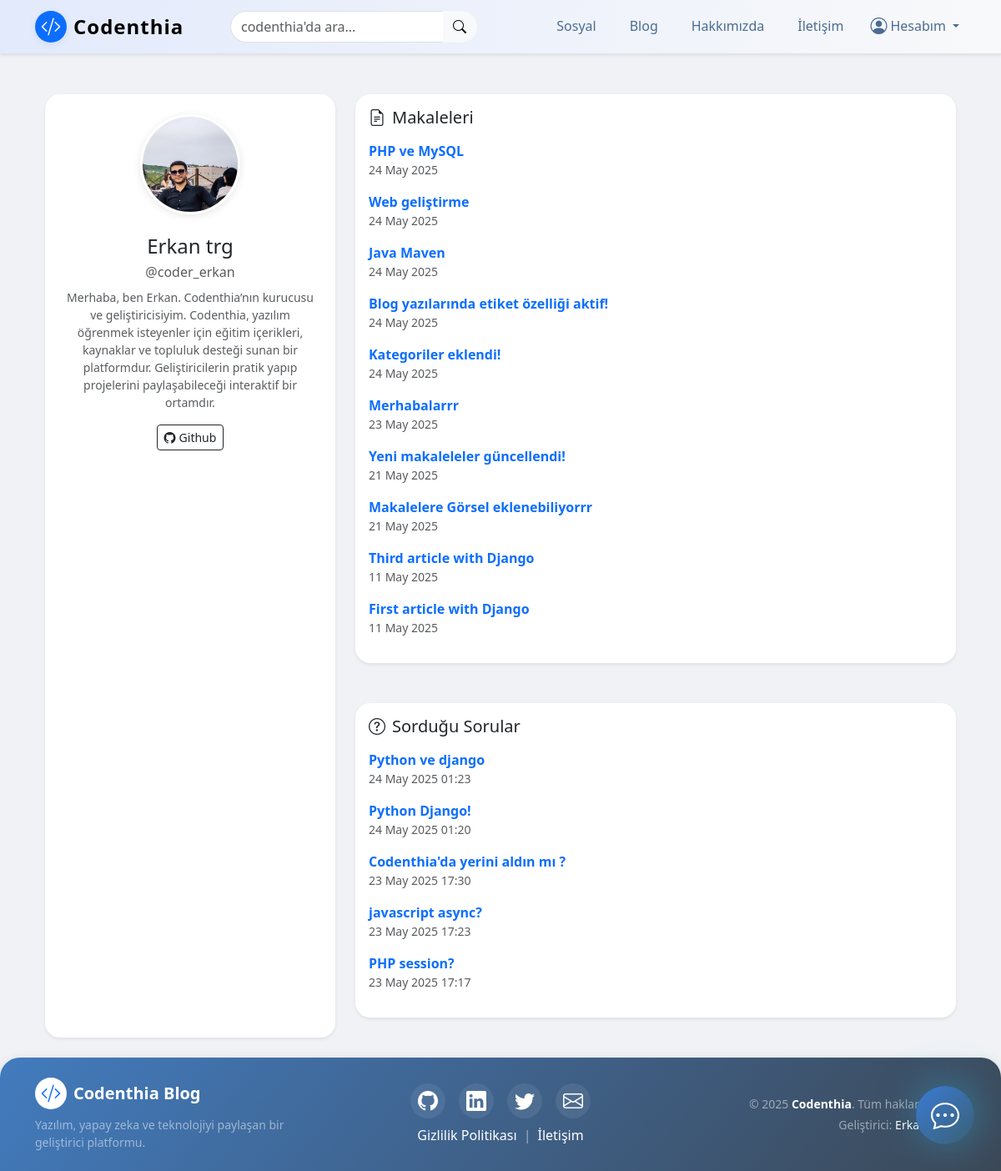
The page /user/coder_erkan/ on the database its author committed.
### user/models.py (models this page shows, shortened)
class Profile(models.Model):
    user = models.OneToOneField(User, on_delete=models.CASCADE )
    github = models.URLField(max_length=200, blank=True, null=True)
    image = models.ImageField(upload_to='profile_images/', null=True, blank=True, verbose_name='Profil Fotoğrafı')
    bio = models.TextField(max_length=300, blank=True, null=True, verbose_name='Biyografi')

### article/models.py (models this page shows, shortened)
class Article(models.Model):
    author = models.ForeignKey("auth.User", on_delete=models.CASCADE , verbose_name="Yazar")  # Bu alan, yazının yazarını (kullanıcıyı) temsil eder ve yazar silindiğinde yazıları da silinir
    title = models.CharField(max_length=50, verbose_name="Başlık") # Bu alan, yazının başlığını temsil eder ve maksimum 50 karakterlik bir metin alır
    content = RichTextField(verbose_name="İçerik") # Bu alan, yazının içeriğini temsil eder ve metin içerikleri için kullanılır
    created_date = models.DateTimeField(auto_now_add=True , verbose_name="Oluşturulma Tarihi") # Bu alan, yazının oluşturulma tarihini otomatik olarak ekler
    image = models.ImageField(upload_to='article_images/', null=True, blank=True)  # <-- yeni alan
    category = models.ForeignKey('Category', on_delete=models.SET_NULL, null=True, blank=True, related_name="articles", verbose_name="Kategori")
    tags = models.ManyToManyField('Tag', blank=True, related_name="articles", verbose_name="Etiketler")
    class Meta:
        ordering = ['-created_date'] # Bu kod, yazıları tarihe göre sıralar

class CommunityQuestion(models.Model):
    user = models.ForeignKey(get_user_model(), on_delete=models.CASCADE, verbose_name="Soran Kullanıcı", related_name="community_questions")
    title = models.CharField(max_length=200, verbose_name="Soru Başlığı")
    content = models.TextField(verbose_name="Soru İçeriği")
    image = models.ImageField(upload_to='community_images/', null=True, blank=True, verbose_name="Görsel")
    created_date = models.DateTimeField(auto_now_add=True)
    category = models.ForeignKey('Category', on_delete=models.SET_NULL, null=True, blank=True, related_name="community_questions", verbose_name="Kategori")
    tags = models.ManyToManyField('Tag', blank=True, related_name="community_questions", verbose_name="Etiketler")
    class Meta:
        ordering = ['-created_date']

### user/views.py (the view)
# urls.py: path('<str:username>/', views.public_profile, name="public_profile"),
def public_profile(request, username):
    user = get_object_or_404(User, username=username)
    profile = user.profile
    articles = Article.objects.filter(author=user).order_by('-created_date')
    questions = CommunityQuestion.objects.filter(user=user).order_by('-created_date')
    context = {
        'profile_user': user,
        'profile': profile,
        'articles': articles,
        'questions': questions,
    }
    return render(request, 'user/public_profile.html', context)

### templates/user/public_profile.html (shortened to what this page needs)
{% extends "layout.html" %} {% load static %} {% block title %}{{ profile_user.get_full_name|default:profile_user.username }} - Profil | Codenthia{% endblock %} {% block body %}
<div class="container py-4">
    <div class="row g-4">
        <div class="col-lg-4">
            <div class="card border-0 shadow-sm h-100">
                <div class="card-body p-4 text-center">
                    <div class="mb-3">
                        {% if profile.image %}
                        <img src="{{ profile.image.url }}" alt="{{ profile_user.username }}" class="rounded-circle mb-2" style="width: 120px; height: 120px; object-fit: cover; border: 3px solid #fff; box-shadow: 0 2px 10px rgba(0,0,0,0.1);"> {% else %}
                        <div class="rounded-circle bg-primary d-flex align-items-center justify-content-center mb-2" style="width: 120px; height: 120px; box-shadow: 0 2px 10px rgba(0,0,0,0.1);">
                            <i class="bi bi-person-fill text-white" style="font-size: 3rem;"></i>
                        </div>
                        {% endif %}
                    </div>
                    <h4 class="mb-1">{{ profile_user.get_full_name|default:profile_user.username }}</h4>
                    <p class="text-muted mb-2">@{{ profile_user.username }}</p>
                    {% if profile.bio %}
                    <p class="text-muted small mb-3">{{ profile.bio }}</p>
                    {% endif %} {% if profile.github %}
                    <a href="{{ profile.github }}" class="btn btn-outline-dark btn-sm mb-2" target="_blank"><i class="bi bi-github me-1"></i>Github</a> {% endif %}
                </div>
            </div>
        </div>
        <div class="col-lg-8">
            <div class="row g-4">
                <div class="col-12">
                    <div class="card border-0 shadow-sm mb-4">
                        <div class="card-body">
                            <h5 class="mb-3"><i class="bi bi-file-earmark-text me-2"></i>Makaleleri</h5>
                            {% if articles %} {% for article in articles %}
                            <div class="mb-3">
                                <a href="{% url 'article:detail' article.id %}" class="fw-bold text-decoration-none">{{ article.title }}</a>
                                <div class="text-muted small">{{ article.created_date|date:"d M Y" }}</div>
                            </div>
                            {% endfor %} {% else %}
                            <p class="text-muted">Henüz makalesi yok.</p>
                            {% endif %}
                        </div>
                    </div>
                </div>
                <div class="col-12">
                    <div class="card border-0 shadow-sm mb-4">
                        <div class="card-body">
                            <h5 class="mb-3"><i class="bi bi-question-circle me-2"></i>Sorduğu Sorular</h5>
                            {% if questions %} {% for q in questions %}
                            <div class="mb-3">
                                <a href="{% url 'article:soru_detay' q.id %}" class="fw-bold text-decoration-none">{{ q.title }}</a>
                                <div class="text-muted small">{{ q.created_date|date:"d M Y H:i" }}</div>
                            </div>
                            {% endfor %} {% else %}
                            <p class="text-muted">Henüz toplulukta soru sormamış.</p>
                            {% endif %}
                        </div>
                    </div>
                </div>
            </div>
        </div>
    </div>
</div>
{% endblock %}

### templates/layout.html (shortened to what this page needs)
<!doctype html> {% load static %}
<html lang="en">
<head>
    <link rel="stylesheet" href="{% static 'css/bootstrap.min.css' %}">
    <link rel="stylesheet" href="https://cdn.jsdelivr.net/npm/bootstrap-icons@1.11.3/font/bootstrap-icons.min.css">
    <link href="https://cdnjs.cloudflare.com/ajax/libs/font-awesome/6.0.0-beta3/css/all.min.css" rel="stylesheet">
    <link rel="stylesheet" href="https://cdn.ckeditor.com/ckeditor5/45.0.0/ckeditor5.css">
</head>
<body style="background-color: #F0F2F5; color: #212529;" class="d-flex flex-column min-vh-100">
    {% include "includes/navbar.html" %}
    <div class="container mt-4">
        {% block body %} {% endblock body %}
    </div>
    <footer class="footer mt-auto py-4 text-light" style="background: linear-gradient(129deg, #427bbe 0%, #3c4856 100%); box-shadow: 0 4px 15px rgba(0, 0, 0, 0.12); border-top-left-radius: 1.5rem; border-top-right-radius: 1.5rem;">
        <div class="container">
            <div class="row text-center text-md-start align-items-center">
                <div class="col-md-4 mb-3 mb-md-0 d-flex flex-column align-items-center align-items-md-start">
                    <div class="d-flex align-items-center mb-2 gap-2">
                        <span class="bg-white text-primary rounded-circle d-flex align-items-center justify-content-center" style="width: 38px; height: 38px;">
                            <i class="bi bi-code-slash fs-4"></i>
                        </span>
                        <span class="fw-bold fs-5"><a href="/" class="logo-link">Codenthia Blog</a></span>
                    </div>
                    <p class="small text-white-50 mb-0">Yazılım, yapay zeka ve teknolojiyi paylaşan bir geliştirici platformu.</p>
                </div>
                <div class="col-md-4 mb-3 mb-md-0 text-center">
                    <div class="d-flex justify-content-center gap-3 mb-2">
                        <a href="https://github.com/Erkan3034" class="footer-social" target="_blank" title="GitHub">
                            <i class="bi bi-github fs-4"></i>
                        </a>
                        <a href="https://www.linkedin.com/in/erkanturgut1205/" class="footer-social" target="_blank" title="LinkedIn">
                            <i class="bi bi-linkedin fs-4"></i>
                        </a>
                        <a href="https://twitter.com/Erkan_0630" class="footer-social" target="_blank" title="Twitter">
                            <i class="bi bi-twitter fs-4"></i>
                        </a>
                        <a href="mailto:turguterkan1306@gmail.com" class="footer-social" target="_blank" title="Mail">
                            <i class="bi bi-envelope fs-4"></i>
                        </a>
                    </div>
                    <div class="d-flex justify-content-center gap-2">
                        <a href="/privacy-policy" class="footer-link">Gizlilik Politikası</a>
                        <span class="text-white-50">|</span>
                        <a href="/contact" class="footer-link">İletişim</a>
                    </div>
                </div>
                <div class="col-md-4 text-md-end text-center mt-3 mt-md-0">
                    <p class="small text-white-50 mb-1">© 2025 <span class="fw-bold text-white">Codenthia</span>. Tüm hakları saklıdır.</p>
                    <p class="small text-white-50 mb-0">Geliştirici: <a href="https://github.com/Erkan3034" class="footer-link">Erkan Turgut</a></p>
                </div>
            </div>
        </div>
    </footer>
    <div id="custom-chatbot-widget">
        <button id="custom-open-chatbot-btn" class="chatbot-fab">
            <i class="bi bi-chat-dots"></i>
        </button>
    </div>
</body>
</html>

### templates/includes/navbar.html (shortened to what this page needs)
<nav class="navbar navbar-expand-lg navbar-light bg-white shadow-sm sticky-top border-bottom" style="background: linear-gradient(90deg, #e3eafc 0%, #f8f9fa 100%);">
    <div class="container">
        <a class="navbar-brand d-flex align-items-center gap-2" href="{% url 'index' %}">
            <span class="bg-primary text-white rounded-circle d-flex align-items-center justify-content-center" style="width: 38px; height: 38px;">
                <i class="bi bi-code-slash fs-4"></i>
            </span>
            <span class="fw-bold fs-4" style="letter-spacing: 1px;">Codenthia</span>
        </a>
        <div class="collapse navbar-collapse" id="navbarContent">
            <form action="{% url 'article:articles' %}" method="GET" class="d-flex mx-auto" style="max-width: 400px;">
                <div class="input-group">
                    <input class="form-control rounded-start-pill border-end-0" id="navbar-search" type="search" placeholder="codenthia'da ara..." aria-label="Search" name="search">
                    <button class="btn btn-light rounded-end-pill border-start-0" type="submit">
                        <i class="bi bi-search"></i>
                    </button>
                </div>
            </form>
            <ul class="navbar-nav ms-auto mb-2 mb-lg-0 align-items-lg-center gap-lg-2">
                <li class="nav-item">
                    <a class="nav-link px-3" href="{% url 'sosyal' %}">Sosyal</a>
                </li>
                <li class="nav-item">
                    <a class="nav-link px-3" href="{% url 'article:articles' %}">Blog</a>
                </li>
                <li class="nav-item">
                    <a class="nav-link px-3" href="{% url 'about' %}">Hakkımızda</a>
                </li>
                <li class="nav-item">
                    <a class="nav-link px-3" href="{% url 'contact' %}">İletişim</a>
                </li>
                <li class="nav-item dropdown">
                    <a class="nav-link dropdown-toggle d-flex align-items-center gap-1" href="#" id="userDropdown" role="button" data-bs-toggle="dropdown" aria-expanded="false">
                        <i class="bi bi-person-circle fs-5"></i>
                        <span>Hesabım</span>
                    </a>
                </li>
            </ul>
        </div>
    </div>
</nav>

### templates/layout.html (style rules this page uses)
.footer i { transition: transform 0.3s ease; }
.footer { border-top-left-radius: 1.5rem; border-top-right-radius: 1.5rem; }
.footer-social { color: #fff; background: rgba(255, 255, 255, 0.08); border-radius: 50%; width: 42px; height: 42px; display: flex; align-items: center; justify-content: center; transition: background 0.2s, color 0.2s, transform 0.2s; font-size: 1.3rem; }
.footer-link { color: #fff; text-decoration: none; font-weight: 500; transition: color 0.2s; }
a.logo-link { color: white !important; text-decoration: none; transition: color 0.3s ease; }
#custom-chatbot-widget { position: fixed; bottom: 32px; right: 32px; z-index: 9999; }
.chatbot-fab { background: linear-gradient(135deg, #3a7bd5 0%, #3a6073 100%); color: #fff; border: none; border-radius: 50%; width: 70px; height: 70px; font-size: 34px; box-shadow: 3px -2px 54px -8px rgba(50, 182, 234, 0.75); -webkit-box-shadow: 3px -2px 54px -8px rgba(50, 182, 234, 0.75); -moz-box-shadow: 3px -2px 54px -8px rgba(50, 182, 234, 0.75); cursor: pointer; }

### templates/includes/navbar.html (style rules this page uses)
.navbar-nav .nav-link { font-weight: 500; color: #4b6c93 !important; transition: color 0.2s, border-bottom 0.2s; border-bottom: 2px solid transparent; }
.navbar-brand .bg-primary { box-shadow: 0 2px 8px rgba(13, 110, 253, 0.10); }

### templates/user/public_profile.html (style rules this page uses)
.card { border-radius: 18px; }

### rows shown on the page
Profile: image (picture), bio "Merhaba, ben Erkan. Codenthia’nın kurucusu ve geliştiricisiyim. Codenthia, yazılım öğrenmek isteyenler için eğitim içerikleri, kaynaklar ve topluluk desteği sunan bir platformdur. Geliştiricilerin pratik yapıp projelerini paylaşabileceği interaktif bir ortamdır."
Article: title "PHP ve MySQL", created_date "24 May 2025"
Article: title "Web geliştirme", created_date "24 May 2025"
Article: title "Java Maven", created_date "24 May 2025"
Article: title "Blog yazılarında etiket özelliği aktif!", created_date "24 May 2025"
Article: title "Kategoriler eklendi!", created_date "24 May 2025"
Article: title "Merhabalarrr", created_date "23 May 2025"
Article: title "Yeni makaleleler güncellendi!", created_date "21 May 2025"
Article: title "Makalelere Görsel eklenebiliyorrr", created_date "21 May 2025"
Article: title "Third article with Django", created_date "11 May 2025"
Article: title "First article with Django", created_date "11 May 2025"
CommunityQuestion: title "Python ve django", created_date "24 May 2025 01:23"
CommunityQuestion: title "Python Django!", created_date "24 May 2025 01:20"
CommunityQuestion: title "Codenthia'da yerini aldın mı ?", created_date "23 May 2025 17:30"
CommunityQuestion: title "javascript async?", created_date "23 May 2025 17:23"
CommunityQuestion: title "PHP session?", created_date "23 May 2025 17:17"

### other values the page prints
{{ profile_user.get_full_name|default:profile_user.username }} "Erkan trg"
{{ profile_user.username }} "coder_erkan"
